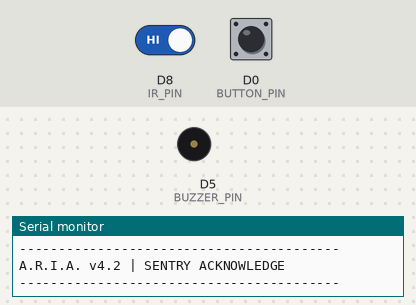
This sketch was run on a simulated ESP8266 (NodeMCU). Parts: buzzer (waves = sounding, pin HIGH), the last lines printed to the serial monitor. The inputs (shaded band) are chosen by the test bench; at power-on: D8 (IR_PIN) HIGH, D0 (BUTTON_PIN) HIGH.

Above: at 1.2 s.
1.3 s: D8 (IR_PIN) driven LOW
At 1.7 s:
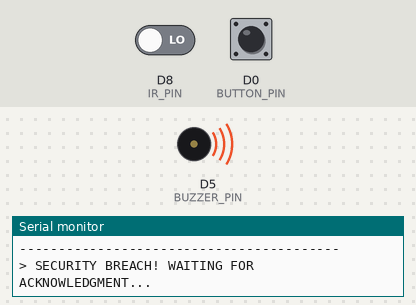
2.8 s: D0 (BUTTON_PIN) pulled LOW for 0.15 s
At 3.6 s:
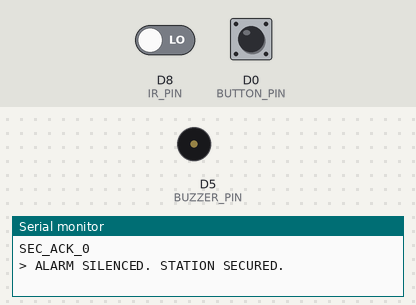
4.4 s: D0 (BUTTON_PIN) pulled LOW for 3.2 s
At 9.8 s:
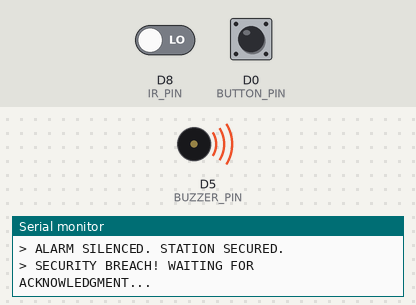
Timing chart, 0 to 11.3 s (numbered marks = the images above; inputs shaded):
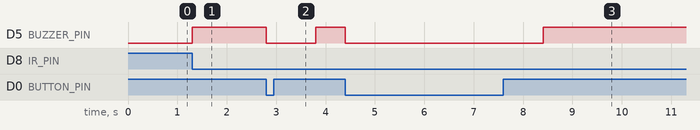

Measured:
- after the input at 1.3 s, D5 (BUZZER_PIN): LOW → HIGH at once
- after the input at 2.8 s, D5 (BUZZER_PIN): HIGH → LOW at once, → HIGH 1.0 s later
- after the input at 4.4 s, D5 (BUZZER_PIN): HIGH → LOW at once, → HIGH 4.0 s later

The sketch:

mission5_trace.ino
```cpp
/*
 * MISSION 5: SENTRY ACKNOWLEDGE
 * Objective: Reset the security alarm using the physical button.
 *
 * --- WIRING DIRECTIVE ---
 * [KEEP PREVIOUS CONNECTIONS]
 * 1. IR SENSOR OUT -> Pin D8
 * 2. IR SENSOR VCC -> 3.3V
 * ------------------------
 */

const int IR_PIN = D8;
const int BUZZER_PIN = D5;
const int BUTTON_PIN = D0;

// [ CHALLENGE ZONE ]
// Update with your Team ID from the dashboard
String teamID = "0";

bool alarmActive = false;

void setup() {
  Serial.begin(115200);
  pinMode(IR_PIN, INPUT);
  pinMode(BUZZER_PIN, OUTPUT);
  pinMode(BUTTON_PIN, INPUT_PULLUP);

  Serial.println("\n\n-----------------------------------------");
  Serial.println("A.R.I.A. v4.2 | SENTRY ACKNOWLEDGE");
  Serial.println("-----------------------------------------");
}

void loop() {
  int motion = digitalRead(IR_PIN);

  if (motion == LOW && !alarmActive) {
    alarmActive = true;
    Serial.println("> SECURITY BREACH! WAITING FOR ACKNOWLEDGMENT...");
  }

  if (alarmActive) {
    // Sound the alarm
    digitalWrite(BUZZER_PIN, HIGH);

    // Check for physical reset button press
    if (digitalRead(BUTTON_PIN) == LOW) {
      digitalWrite(BUZZER_PIN, LOW);
      alarmActive = false;

      // [ CHALLENGE LOGIC ]
      Serial.print("SEC_ACK_");
      Serial.println(teamID);
      Serial.println("> ALARM SILENCED. STATION SECURED.");
      delay(1000);
    }
  }
}
```
